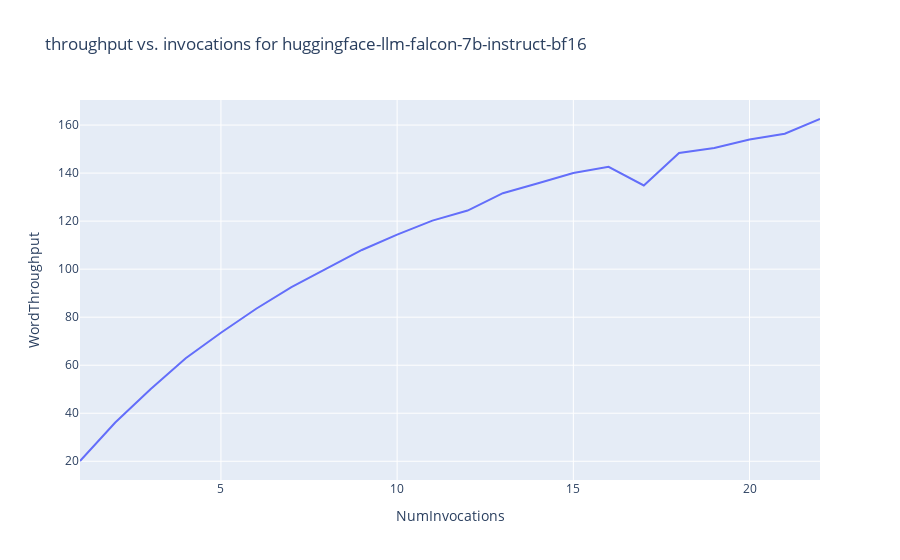

Notebook code for this chart:
### Code cell
import plotly.express as px
import pandas as pd

df = pd.json_normalize(results)
# display(df)
fig = px.line(df, x="NumInvocations", y="WordThroughput", title=f"throughput vs. invocations for {model_id}")
fig.show()

### Figure 1 — Plotly figure (JSON) as saved in the notebook; plotly's stock layout.template omitted (floating-point values rounded to 4 significant figures)
{"data": [{"hovertemplate": "NumInvocations=%{x}<br>WordThroughput=%{y}<extra></extra>", "legendgroup": "", "line": {"color": "#636efa", "dash": "solid"}, "marker": {"symbol": "circle"}, "mode": "lines", "name": "", "orientation": "v", "showlegend": false, "type": "scatter", "x": [1, 2, 3, 4, 5, 6, 7, 8, 9, 10, 11, 12, 13, 14, 15, 16, 17, 18, 19, 20, 21, 22], "xaxis": "x", "y": [20.11, 36.11, 50.02, 62.87, 73.51, 83.51, 92.47, 100.2, 108.0, 114.4, 120.2, 124.4, 131.6, 135.8, 140.0, 142.6, 134.8, 148.3, 150.4, 154.0, 156.4, 162.5], "yaxis": "y"}], "layout": {"legend": {"tracegroupgap": 0}, "title": {"text": "throughput vs. invocations for huggingface-llm-falcon-7b-instruct-bf16"}, "xaxis": {"anchor": "y", "domain": [0, 1], "title": {"text": "NumInvocations"}}, "yaxis": {"anchor": "x", "domain": [0, 1], "title": {"text": "WordThroughput"}}}}
